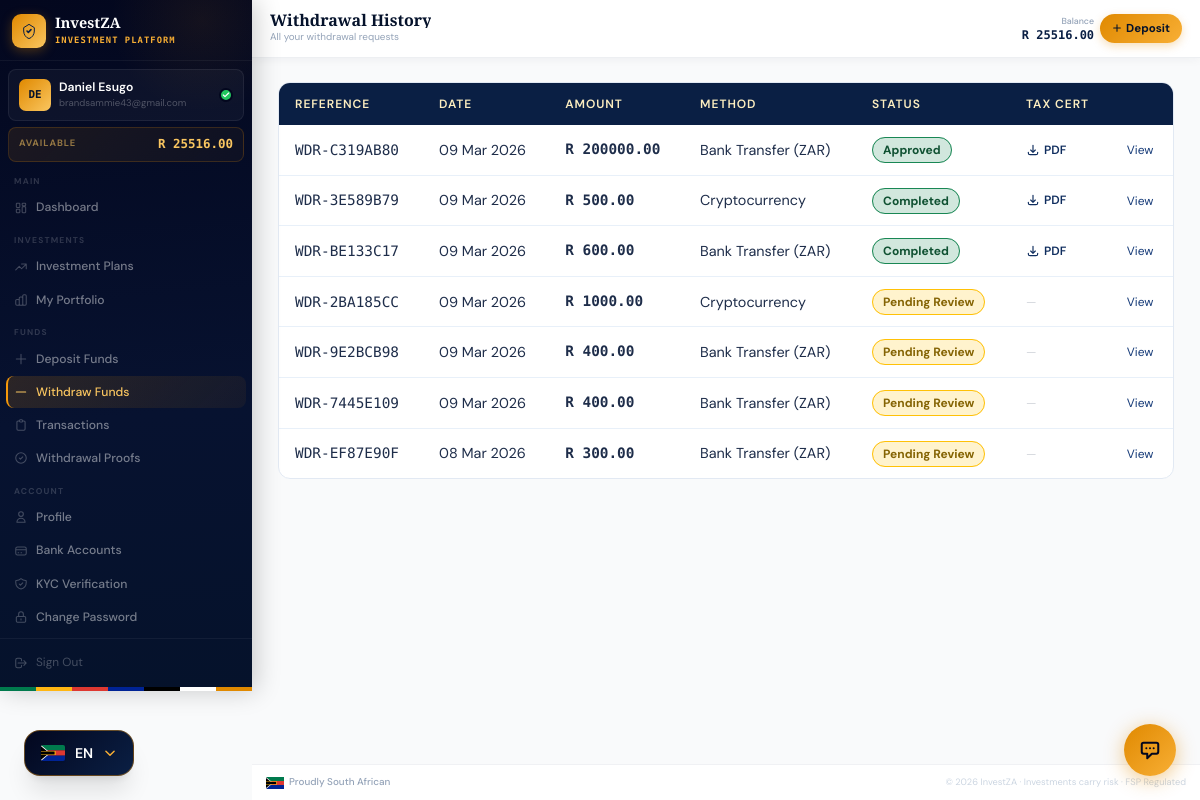
The page /withdrawals/history/ (signed in) on the database its author committed.
### apps/accounts/models.py (models this page shows, shortened)
class PlatformSettings(models.Model):
    platform_name       = models.CharField(max_length=100, default='InvestZA')
    tagline             = models.CharField(max_length=200, default='Invest with Confidence', blank=True)
    support_email       = models.EmailField(default='support@investza.co.za')
    support_phone       = models.CharField(max_length=30, default='+27 (0) 10 000 0000')
    support_whatsapp    = models.CharField(max_length=30, blank=True, help_text='WhatsApp number (international format)')
    website_url         = models.URLField(blank=True, default='https://investza.co.za')
    fsp_number          = models.CharField(max_length=30, blank=True, help_text='FSP licence number')
    registered_address  = models.TextField(blank=True)
    currency_code       = models.CharField(max_length=5,  default='ZAR')
    currency_symbol     = models.CharField(max_length=5,  default='R')
    min_deposit         = models.DecimalField(max_digits=12, decimal_places=2, default=500.00)
    max_deposit         = models.DecimalField(max_digits=12, decimal_places=2, default=5000000.00)
    min_withdrawal      = models.DecimalField(max_digits=12, decimal_places=2, default=200.00)
    max_withdrawal      = models.DecimalField(max_digits=12, decimal_places=2, default=1000000.00)
    withdrawal_fee_pct  = models.DecimalField(max_digits=5, decimal_places=2, default=0.00,
                            help_text='Withdrawal fee as a percentage (e.g. 1.5 = 1.5%)')
    maintenance_mode    = models.BooleanField(default=False,
                            help_text='Put platform in maintenance mode — blocks all user logins')
    maintenance_message = models.TextField(blank=True,
                            default='We are performing scheduled maintenance. We will be back shortly.')
    twitter_url         = models.URLField(blank=True)
    linkedin_url        = models.URLField(blank=True)
    facebook_url        = models.URLField(blank=True)
    instagram_url       = models.URLField(blank=True)
    updated_at = models.DateTimeField(auto_now=True)
    updated_by = models.ForeignKey(
        'accounts.User', null=True, blank=True,
        on_delete=models.SET_NULL, related_name='+'
    )
    class Meta:
        verbose_name = 'Platform Settings'
        verbose_name_plural = 'Platform Settings'
    @classmethod
    def get(cls):
        obj, _ = cls.objects.get_or_create(pk=1)
        return obj

class User(AbstractUser):
    id = models.UUIDField(primary_key=True, default=uuid.uuid4, editable=False)
    email = models.EmailField(_('email address'), unique=True)
    phone_number = models.CharField(max_length=20, blank=True)
    date_of_birth = models.DateField(null=True, blank=True)
    id_number = models.CharField(max_length=20, blank=True, help_text="SA ID Number or Passport")
    profile_photo = models.ImageField(upload_to='profile_photos/', blank=True, null=True)
    is_verified = models.BooleanField(default=False, help_text="KYC verified user")
    is_active_investor = models.BooleanField(default=False)
    referral_code = models.CharField(max_length=8, unique=True, default=generate_referral_code)
    referred_by = models.ForeignKey(
        'self', null=True, blank=True,
        on_delete=models.SET_NULL,
        related_name='referrals'
    )
    created_at = models.DateTimeField(auto_now_add=True)
    last_seen = models.DateTimeField(null=True, blank=True)
    USERNAME_FIELD = 'email'
    REQUIRED_FIELDS = ['username', 'first_name', 'last_name']
    class Meta:
        verbose_name = 'User'
        verbose_name_plural = 'Users'
        ordering = ['-created_at']

class Wallet(models.Model):
    user = models.OneToOneField(User, on_delete=models.CASCADE, related_name='wallet')
    account_number = models.CharField(max_length=10, unique=True, default=generate_account_number)
    available_balance = models.DecimalField(max_digits=15, decimal_places=2, default=0.00)
    invested_balance = models.DecimalField(max_digits=15, decimal_places=2, default=0.00)
    total_earned = models.DecimalField(max_digits=15, decimal_places=2, default=0.00)
    pending_withdrawal = models.DecimalField(max_digits=15, decimal_places=2, default=0.00)
    created_at = models.DateTimeField(auto_now_add=True)
    updated_at = models.DateTimeField(auto_now=True)
    class Meta:
        verbose_name = 'Wallet'

### apps/withdrawals/models.py (models this page shows, shortened)
class Withdrawal(models.Model):
    METHOD_CHOICES = [
        ('BANK', 'Bank Transfer (ZAR)'),
        ('CRYPTO', 'Cryptocurrency'),
    ]
    STATUS_CHOICES = [
        ('PENDING', 'Pending Review'),
        ('PROCESSING', 'Processing'),
        ('APPROVED', 'Approved'),
        ('COMPLETED', 'Completed'),
        ('REJECTED', 'Rejected'),
    ]
    id = models.UUIDField(primary_key=True, default=uuid.uuid4, editable=False)
    user = models.ForeignKey(
        settings.AUTH_USER_MODEL,
        on_delete=models.CASCADE,
        related_name='withdrawals'
    )
    reference = models.CharField(max_length=20, unique=True, blank=True)
    amount = models.DecimalField(max_digits=15, decimal_places=2)
    fee = models.DecimalField(max_digits=15, decimal_places=2, default=0.00)
    net_amount = models.DecimalField(max_digits=15, decimal_places=2, default=0.00)
    method = models.CharField(max_length=10, choices=METHOD_CHOICES)
    bank_account = models.ForeignKey(
        'accounts.BankAccount',
        null=True, blank=True,
        on_delete=models.SET_NULL
    )
    crypto_currency = models.ForeignKey(
        'deposits.CryptoCurrency',
        null=True, blank=True,
        on_delete=models.SET_NULL
    )
    crypto_wallet_address = models.CharField(max_length=255, blank=True)
    crypto_amount = models.DecimalField(max_digits=20, decimal_places=8, null=True, blank=True)
    withdrawal_code        = models.CharField(max_length=20, blank=True, help_text="Admin-issued one-time withdrawal authorisation code")
    withdrawal_code_used   = models.BooleanField(default=False)
    tax_code               = models.CharField(max_length=30, blank=True, help_text="SARS-issued tax clearance / withholding tax code")
    tax_certificate_issued = models.BooleanField(default=False)
    tax_pdf                = models.FileField(upload_to='tax_certificates/', blank=True, null=True)
    status = models.CharField(max_length=10, choices=STATUS_CHOICES, default='PENDING')
    user_notes = models.TextField(blank=True)
    admin_notes = models.TextField(blank=True)
    processed_by = models.ForeignKey(
        settings.AUTH_USER_MODEL,
        null=True, blank=True,
        on_delete=models.SET_NULL,
        related_name='processed_withdrawals'
    )
    processed_at = models.DateTimeField(null=True, blank=True)
    transaction_proof = models.FileField(upload_to='withdrawal_proofs/', blank=True, null=True)
    created_at = models.DateTimeField(auto_now_add=True)
    updated_at = models.DateTimeField(auto_now=True)
    class Meta:
        verbose_name = 'Withdrawal'
        ordering = ['-created_at']

### apps/withdrawals/views.py (the view)
# urls.py: path('history/',                            views.withdrawal_history,      name='withdrawal_history'),
@login_required
def withdrawal_history(request):
    withdrawals = Withdrawal.objects.filter(user=request.user).order_by('-created_at')
    return render(request, 'withdrawals/history.html', {'withdrawals': withdrawals})

### templates/withdrawals/history.html (shortened to what this page needs)
{% extends "base/dashboard_base.html" %}
{% block page_title %}Withdrawal History{% endblock %}
{% block page_subtitle %}All your withdrawal requests{% endblock %}
{% block content %}
<div class="max-w-4xl mx-auto space-y-5">
  {% if withdrawals %}
  <div class="card overflow-hidden fade-up fade-up-1">
    <div style="overflow-x:auto;-webkit-overflow-scrolling:touch;"><table class="data-table" style="min-width:560px;">
      <thead>
        <tr>
          <th>Reference</th><th>Date</th><th>Amount</th><th>Method</th><th>Status</th><th>Tax Cert</th><th></th>
        </tr>
      </thead>
      <tbody>
        {% for wd in withdrawals %}
        <tr>
          <td class="font-mono text-xs text-navy-700">{{ wd.reference }}</td>
          <td class="text-xs text-gray-500">{{ wd.created_at|date:"d M Y" }}</td>
          <td class="font-mono font-bold text-navy-700">R {{ wd.amount|floatformat:2 }}</td>
          <td class="text-xs">{{ wd.get_method_display }}</td>
          <td>
            <span class="px-2.5 py-1 rounded-full text-xs font-bold
              {% if wd.status == 'COMPLETED' %}badge-completed
              {% elif wd.status == 'APPROVED' %}badge-approved
              {% elif wd.status == 'PENDING' %}badge-pending
              {% elif wd.status == 'PROCESSING' %}badge-active
              {% else %}badge-rejected{% endif %}">
              {{ wd.get_status_display }}
            </span>
          </td>
          <td>
            {% if wd.tax_pdf %}
            <a href="{% url 'download_tax_cert' wd.pk %}" class="text-navy-700 hover:text-gold-600 text-xs font-semibold flex items-center gap-1">
              <svg class="w-3.5 h-3.5" fill="none" stroke="currentColor" viewBox="0 0 24 24"><path stroke-linecap="round" stroke-linejoin="round" stroke-width="2" d="M4 16v1a3 3 0 003 3h10a3 3 0 003-3v-1m-4-4l-4 4m0 0l-4-4m4 4V4"/></svg>
              PDF
            </a>
            {% else %}<span class="text-gray-300 text-xs">—</span>{% endif %}
          </td>
          <td><a href="{% url 'withdrawal_detail' wd.pk %}" class="text-xs text-navy-600 hover:underline">View</a></td>
        </tr>
        {% endfor %}
      </tbody>
    </table></div>
  </div>
  {% endif %}
</div>
{% endblock %}

### templates/base/dashboard_base.html (shortened to what this page needs)
{% extends "base/base.html" %}
{% block body %}
<div class="iz-shell">
  <aside id="sidebar" class="iz-sidebar">
    <div class="iz-sidebar-brand">
      <div class="iz-logo-mark">
        <svg width="16" height="16" viewBox="0 0 24 24" fill="none">
          <path d="M9 12l2 2 4-4" stroke="#0a1f44" stroke-width="2.4" stroke-linecap="round" stroke-linejoin="round"/>
          <path d="M12 2L4 7v5c0 5.25 3.4 10.15 8 11.35C16.6 22.15 20 17.25 20 12V7L12 2z" stroke="#0a1f44" stroke-width="1.5" fill="none"/>
        </svg>
      </div>
      <div class="iz-brand-text">
        <span class="iz-brand-name">{{ PLATFORM_NAME }}</span>
        <span class="iz-brand-tag">Investment Platform</span>
      </div>
    </div>
    <div class="iz-user-card">
      <div class="iz-avatar">{{ request.user.first_name|first|upper }}{{ request.user.last_name|first|upper }}</div>
      <div class="iz-user-info">
        <p class="iz-user-name">{{ request.user.get_full_name }}</p>
        <p class="iz-user-email">{{ request.user.email }}</p>
      </div>
      {% if request.user.is_verified %}
      <div class="iz-verified-badge" title="KYC Verified">
        <svg width="8" height="8" viewBox="0 0 24 24" fill="none"><path d="M20 6L9 17l-5-5" stroke="white" stroke-width="3.5" stroke-linecap="round" stroke-linejoin="round"/></svg>
      </div>
      {% endif %}
    </div>
    <div class="iz-balance-strip">
      <span class="iz-balance-label">Available</span>
      <span class="iz-balance-value">R {% if request.user.wallet %}{{ request.user.wallet.available_balance|floatformat:2 }}{% else %}0.00{% endif %}</span>
    </div>
    <nav class="iz-nav">
      <span class="iz-nav-group-label">Main</span>
      <a href="{% url 'dashboard' %}" class="iz-nav-link">
        Dashboard
      </a>
      <span class="iz-nav-group-label">Investments</span>
      <a href="{% url 'investment_list' %}" class="iz-nav-link">
        <svg class="iz-nav-icon" fill="none" stroke="currentColor" viewBox="0 0 24 24"><path stroke-linecap="round" stroke-linejoin="round" stroke-width="1.8" d="M13 7h8m0 0v8m0-8l-8 8-4-4-6 6"/></svg>
        Investment Plans
      </a>
      <a href="{% url 'my_investments' %}" class="iz-nav-link">
        My Portfolio
      </a>
      <span class="iz-nav-group-label">Funds</span>
      <a href="{% url 'deposit_home' %}" class="iz-nav-link">
        <svg class="iz-nav-icon" fill="none" stroke="currentColor" viewBox="0 0 24 24"><path stroke-linecap="round" stroke-linejoin="round" stroke-width="1.8" d="M12 4v16m8-8H4"/></svg>
        Deposit Funds
      </a>
      <a href="{% url 'withdrawal_home' %}" class="iz-nav-link">
        <svg class="iz-nav-icon" fill="none" stroke="currentColor" viewBox="0 0 24 24"><path stroke-linecap="round" stroke-linejoin="round" stroke-width="1.8" d="M20 12H4"/></svg>
        Withdraw Funds
      </a>
      <a href="{% url 'transaction_history' %}" class="iz-nav-link">
        <svg class="iz-nav-icon" fill="none" stroke="currentColor" viewBox="0 0 24 24"><path stroke-linecap="round" stroke-linejoin="round" stroke-width="1.8" d="M9 5H7a2 2 0 00-2 2v12a2 2 0 002 2h10a2 2 0 002-2V7a2 2 0 00-2-2h-2M9 5a2 2 0 002 2h2a2 2 0 002-2M9 5a2 2 0 012-2h2a2 2 0 012 2"/></svg>
        Transactions
      </a>
      <a href="{% url 'withdrawal_proofs' %}" class="iz-nav-link">
        <svg class="iz-nav-icon" fill="none" stroke="currentColor" viewBox="0 0 24 24"><path stroke-linecap="round" stroke-linejoin="round" stroke-width="1.8" d="M9 12l2 2 4-4m6 2a9 9 0 11-18 0 9 9 0 0118 0z"/></svg>
        Withdrawal Proofs
      </a>
      <span class="iz-nav-group-label">Account</span>
      <a href="{% url 'profile' %}" class="iz-nav-link">
        <svg class="iz-nav-icon" fill="none" stroke="currentColor" viewBox="0 0 24 24"><path stroke-linecap="round" stroke-linejoin="round" stroke-width="1.8" d="M16 7a4 4 0 11-8 0 4 4 0 018 0zM12 14a7 7 0 00-7 7h14a7 7 0 00-7-7z"/></svg>
        Profile
      </a>
      <a href="{% url 'bank_accounts' %}" class="iz-nav-link">
        <svg class="iz-nav-icon" fill="none" stroke="currentColor" viewBox="0 0 24 24"><path stroke-linecap="round" stroke-linejoin="round" stroke-width="1.8" d="M3 10h18M7 15h1m4 0h1m-7 4h12a3 3 0 003-3V8a3 3 0 00-3-3H6a3 3 0 00-3 3v8a3 3 0 003 3z"/></svg>
        Bank Accounts
      </a>
      <a href="{% url 'kyc_verification' %}" class="iz-nav-link">
        KYC Verification
      </a>
      <a href="{% url 'password_change' %}" class="iz-nav-link">
        <svg class="iz-nav-icon" fill="none" stroke="currentColor" viewBox="0 0 24 24"><path stroke-linecap="round" stroke-linejoin="round" stroke-width="1.8" d="M12 15v2m-6 4h12a2 2 0 002-2v-6a2 2 0 00-2-2H6a2 2 0 00-2 2v6a2 2 0 002 2zm10-10V7a4 4 0 00-8 0v4h8z"/></svg>
        Change Password
      </a>
    </nav>
    <div class="iz-sidebar-footer">
      <a href="{% url 'logout' %}" class="iz-signout">
        <svg width="14" height="14" fill="none" stroke="currentColor" viewBox="0 0 24 24"><path stroke-linecap="round" stroke-linejoin="round" stroke-width="1.8" d="M17 16l4-4m0 0l-4-4m4 4H7m6 4v1a3 3 0 01-3 3H6a3 3 0 01-3-3V7a3 3 0 013-3h4a3 3 0 013 3v1"/></svg>
        Sign Out
      </a>
    </div>
    <div class="iz-flag-strip" aria-hidden="true"></div>
  </aside>
  <div class="iz-main">
    <header class="iz-header">
      <div class="iz-header-left">
        <div class="iz-page-heading">
          <h1 class="iz-page-title">{% block page_title %}Dashboard{% endblock %}</h1>
          <p class="iz-page-sub">{% block page_subtitle %}{% endblock %}</p>
        </div>
      </div>
      <div class="iz-header-right">
        <div class="iz-header-balance">
          <span class="iz-header-balance-label">Balance</span>
          <span class="iz-header-balance-val">R {% if request.user.wallet %}{{ request.user.wallet.available_balance|floatformat:2 }}{% else %}0.00{% endif %}</span>
        </div>
        <a href="{% url 'deposit_home' %}" class="iz-deposit-btn">
          <svg width="10" height="10" fill="none" stroke="currentColor" viewBox="0 0 24 24"><path stroke-linecap="round" stroke-linejoin="round" stroke-width="2.5" d="M12 4v16m8-8H4"/></svg>
          <span>Deposit</span>
        </a>
      </div>
    </header>
    <main class="iz-content">
      {% block content %}{% endblock %}
    </main>
    <footer class="iz-footer">
      <div class="iz-footer-inner">
        <div class="iz-footer-sa">
          <span>Proudly South African</span>
        </div>
        <p class="iz-footer-legal">© {% now "Y" %} {{ PLATFORM_NAME }} · Investments carry risk · FSP Regulated</p>
      </div>
    </footer>
  </div>
</div>
{% if user.is_authenticated and not user.is_staff and not user.is_superuser %}
<div id="iz-chat-bubble" onclick="izChatToggle()" title="Support Chat">
  <svg width="22" height="22" fill="none" viewBox="0 0 24 24" stroke="#03071e" stroke-width="2.2">
    <path stroke-linecap="round" stroke-linejoin="round"
          d="M8 10h.01M12 10h.01M16 10h.01M9 16H5a2 2 0 01-2-2V6a2 2 0 012-2h14a2 2 0 012 2v8a2 2 0 01-2 2h-5l-5 5v-5z"/>
  </svg>
</div>
{% endif %}
{% endblock %}

### rows shown on the page
PlatformSettings: platform_name "InvestZA"
User: user.first_name|first "D", user.last_name|first "E", user.get_full_name "Daniel Esugo", user.email "brandsammie43@gmail.com", user.wallet.available_balance "25516.00"
Withdrawal: reference "WDR-C319AB80", created_at "09 Mar 2026", amount "200000.00", method "Bank Transfer (ZAR)", status "Approved", shows "PDF"
Withdrawal: reference "WDR-3E589B79", created_at "09 Mar 2026", amount "500.00", method "Cryptocurrency", status "Completed", shows "PDF"
Withdrawal: reference "WDR-BE133C17", created_at "09 Mar 2026", amount "600.00", method "Bank Transfer (ZAR)", status "Completed", shows "PDF"
Withdrawal: reference "WDR-2BA185CC", created_at "09 Mar 2026", amount "1000.00", method "Cryptocurrency", status "Pending Review"
Withdrawal: reference "WDR-9E2BCB98", created_at "09 Mar 2026", amount "400.00", method "Bank Transfer (ZAR)", status "Pending Review"
Withdrawal: reference "WDR-7445E109", created_at "09 Mar 2026", amount "400.00", method "Bank Transfer (ZAR)", status "Pending Review"
Withdrawal: reference "WDR-EF87E90F", created_at "08 Mar 2026", amount "300.00", method "Bank Transfer (ZAR)", status "Pending Review"
